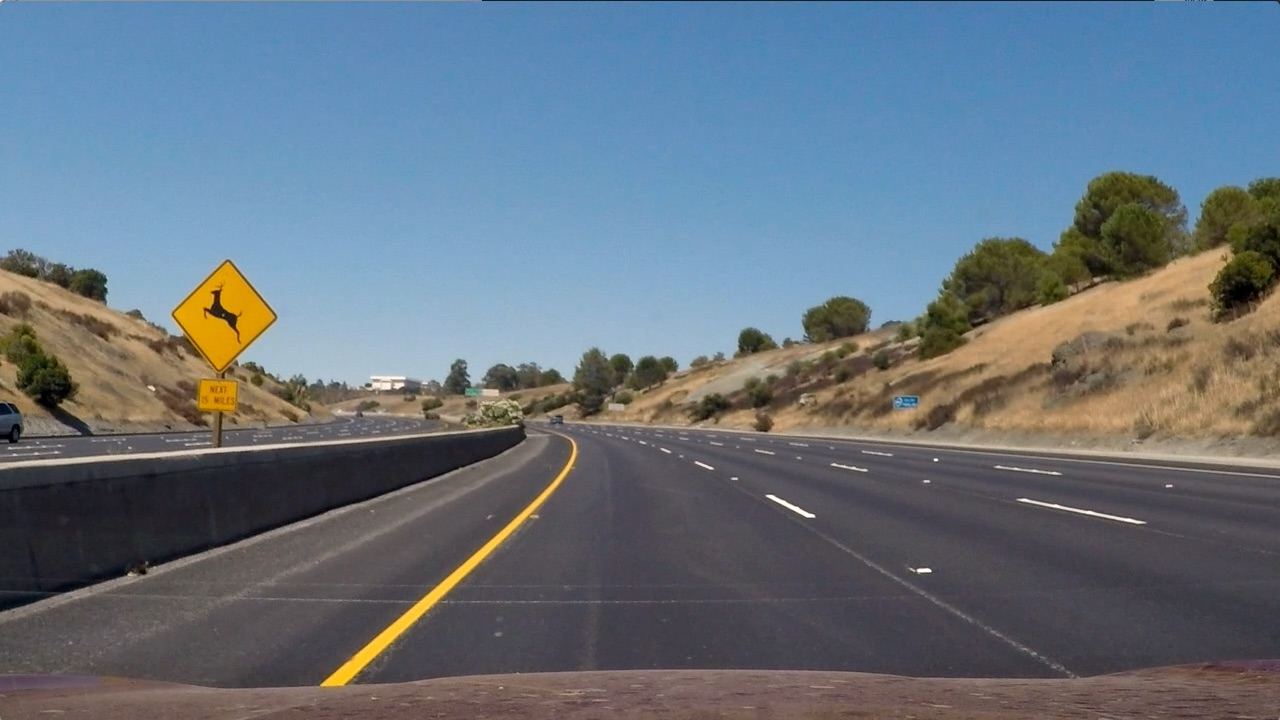
#> input picture adv-lane-lines/test_images/test2.jpg, 1280 x 720 px
$ python s4_finding_lines.py   (older library calls are emulated)
#> lines starting #> are read from the running program, lines starting #| are printed output that depends on the picture
### adv-lane-lines/s1_calibration.py
import cv2
import numpy as np
import matplotlib.pyplot as plt
import matplotlib.image as mpimg
import seaborn as sns
import glob

#=-=-=-=-=-=-=-=-=-=-=-=-=-=-=-=-=-=-=-=-=-=-=-=-=-=-=-=-=-=-=-=-=-=-=-=-=-=-=-=

def preprocessImage(img_name, hls=0):

#> called with img_name = 'test_images/test2.jpg', hls = 1
    if type(img_name) == str:
        # read calibration image
        img = mpimg.imread(img_name)
#> img is the input picture: shape (720, 1280, 3); mean R, G, B 102.8, 114.6, 125.5
    else:
        img = img_name

    # convert to grayscale or extract S channel
    if hls:
        return cv2.cvtColor(img, cv2.COLOR_RGB2HLS)[:,:,2]
    else:
        return cv2.cvtColor(img, cv2.COLOR_RGB2GRAY)

# [5 lines left out: function findCalibrationCorners, not called in this run]

def undistortImage(img_name, mtx, dist, hls=0):
    img = preprocessImage(img_name, hls)
    return cv2.undistort(img, mtx, dist)

# [73 lines that do not run on import are left out]

### adv-lane-lines/s2_perspective_transform.py
import cv2
import numpy as np
import matplotlib.pyplot as plt
import matplotlib.image as mpimg
import seaborn as sns
import glob
from s1_calibration import undistortImage

def warpImage(image_name, mtx, dist, M, hls=0):
    und_img = undistortImage(image_name, mtx, dist, hls)

    img_size = (und_img.shape[1], und_img.shape[0])
    return cv2.warpPerspective(und_img, M, img_size, flags=cv2.INTER_LINEAR)

# [91 lines that do not run on import are left out]

### adv-lane-lines/s3_thresholding.py
import cv2
import numpy as np
import matplotlib.pyplot as plt
import matplotlib.image as mpimg
import seaborn as sns
from s2_perspective_transform import warpImage

# load calibration variables
def loadCalibrationVariables():
    mtx  = np.loadtxt("data/mtx.dat")
    dist = np.loadtxt("data/dist.dat")
    M    = np.loadtxt("data/M.dat")
    offs = np.loadtxt("data/offset.dat")

    return mtx, dist, M, offs

def colorThresholding(img_name, thresholds=(60, 255)):
    mtx, dist, M, offset = loadCalibrationVariables()

    # preprocess image
    warped = warpImage(img_name, mtx, dist, M, hls=1)

    # thresholding
    img_bin = np.zeros_like(warped)
    img_bin[(warped >= thresholds[0]) & (warped <= thresholds[1])] = 1

    return img_bin

def gradThresholding(img_name, thresholds=(20, 100)):
    mtx, dist, M, offset = loadCalibrationVariables()

    # preprocess image
    warped = warpImage(img_name, mtx, dist, M)

    # compute x-wise gradient and take the absolute value
    sobel_x = cv2.Sobel(warped, cv2.CV_64F, 1, 0)
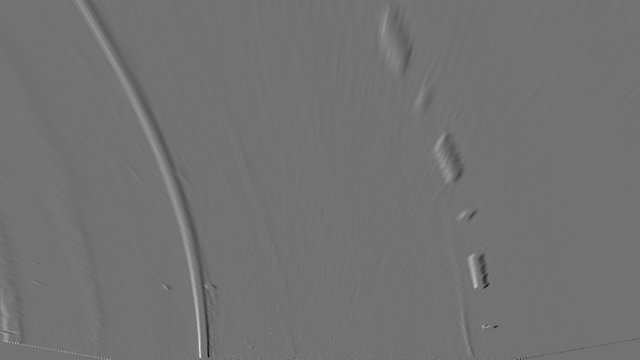
#> sobel_x: shape (720, 1280) float64 (shown at 1/2 size); min -300, max 368, mean -0.1; drawn with min black and max white
    sobel_x_abs = np.absolute(sobel_x)

    # scale the absolute values
    scaled = np.uint8(255*sobel_x_abs/np.max(sobel_x_abs))

    # apply thresholding
    sobel_bin = np.zeros_like(scaled)
    sobel_bin[(scaled >= thresholds[0]) & (scaled <= thresholds[1])] = 1

    return sobel_bin

def mixThresholding(img_name, color_ths=(60, 255), sobel_ths=(20,100)):
    color_bin = colorThresholding(img_name, color_ths)
    sobel_bin = gradThresholding(img_name, sobel_ths)

    mix_bin = np.zeros_like(color_bin)
    mix_bin[(color_bin == 1) | (sobel_bin == 1)] = 1

    return mix_bin

# [33 lines left out: function trickyHSV, not called in this run]

# [166 lines that do not run on import are left out]

### adv-lane-lines/s4_finding_lines.py
import cv2
import numpy as np
import matplotlib.pyplot as plt
import matplotlib.image as mpimg
import seaborn as sns
from s3_thresholding import mixThresholding

# [73 lines left out: function findInitialLanes, not called in this run]

if __name__ == "__main__":
    #=-=-=-=-=-=-=-=-=-=-=-=-=-=-=-=-=-=-=-=-=-=-=-=-=-=-=-=-=-=-=-=-=-=-=-=-=-=
    # HISTOGRAM
    #=-=-=-=-=-=-=-=-=-=-=-=-=-=-=-=-=-=-=-=-=-=-=-=-=-=-=-=-=-=-=-=-=-=-=-=-=-=
    img_name = "test_images/test2.jpg"
    th_img = mixThresholding(img_name)

    histogram = np.sum(th_img[np.int(th_img.shape[0]/2):,:], axis=0)

    # plot histogram
    sns.set_style("white")
    fig = plt.figure(1, figsize=(12,3))
    fig.clf()
    ax1 = fig.add_subplot(111)
    ax1.plot(histogram)
    ax1.set_xlabel("$x$")
    ax1.set_ylabel("Count")
    ax1.set_aspect('equal')
    plt.xlim(0,len(histogram))
    plt.ylim(0, np.max(histogram)+10)
    fig.set_tight_layout(1)
    plt.show()
    plt.savefig("output_images/fig7.png")

    #=-=-=-=-=-=-=-=-=-=-=-=-=-=-=-=-=-=-=-=-=-=-=-=-=-=-=-=-=-=-=-=-=-=-=-=-=-=
    # SLIDING WINDOWS
    #=-=-=-=-=-=-=-=-=-=-=-=-=-=-=-=-=-=-=-=-=-=-=-=-=-=-=-=-=-=-=-=-=-=-=-=-=-=

    # Create an output image to draw on and  visualize the result
    out_img = np.dstack((th_img, th_img, th_img))*255

    # split the histogram and find the right and left starting pixels
    midpoint = np.int(histogram.shape[0]/2)
    base_L = np.argmax(histogram[:midpoint])
    base_R = np.argmax(histogram[midpoint:])+midpoint

    # set current position
    current_L = base_L
    current_R = base_R

    # define windows number and shape
    windows = 10
    w_height = np.int(th_img.shape[0]/windows)
    w_half_width = 100

    # nonzero pixels coordinates
    nnzr = th_img.nonzero()
    nnzr_y = np.array(nnzr[0])
    nnzr_x = np.array(nnzr[1])

    # minimum number of pixels found to recenter window
    min_pix = 50

    # lane coordinates lists
    lane_idxs_L = []
    lane_idxs_R = []

    # loop over the windows
    for i in range(windows):

        # window coordinates
        P34_y = th_img.shape[0] - (i+1)*w_height
        P12_y = th_img.shape[0] - i*w_height

        P14_x_L = current_L - w_half_width
        P23_x_L = current_L + w_half_width

        P14_x_R = current_R - w_half_width
        P23_x_R = current_R + w_half_width

        # Draw the windows on the visualization image
        cv2.rectangle(out_img, (P14_x_L, P34_y), (P23_x_L, P12_y), (0,255,0), 2)
        cv2.rectangle(out_img, (P14_x_R, P34_y), (P23_x_R, P12_y), (0,255,0), 2)

        # find non-zero pixels in the two windows
        nnzr_L = ((nnzr_y >= P34_y)   & (nnzr_y < P12_y) &
                  (nnzr_x >= P14_x_L) & (nnzr_x < P23_x_L)).nonzero()[0]
        nnzr_R = ((nnzr_y >= P34_y)   & (nnzr_y < P12_y) &
                  (nnzr_x >= P14_x_R) & (nnzr_x < P23_x_R)).nonzero()[0]
        lane_idxs_L.append(nnzr_L)
        lane_idxs_R.append(nnzr_R)

        # find new position if enough pixels are found
        if len(nnzr_L) > min_pix:
            current_L = np.int(np.mean(nnzr_x[nnzr_L]))

        if len(nnzr_R) > min_pix:
            current_R = np.int(np.mean(nnzr_x[nnzr_R]))
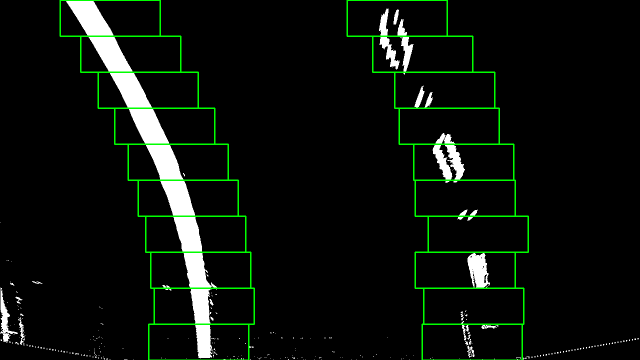
#> out_img: shape (720, 1280, 3) (shown at 1/2 size); mean of channels 0, 1, 2 11.6, 17.6, 11.6; drawn as R, G, B
    lane_idxs_L = np.concatenate(lane_idxs_L)
    lane_idxs_R = np.concatenate(lane_idxs_R)

    # extract lines position
    x_L = nnzr_x[lane_idxs_L]
    y_L = nnzr_y[lane_idxs_L]

    x_R = nnzr_x[lane_idxs_R]
    y_R = nnzr_y[lane_idxs_R]

    # fit polynomials
    p_L = np.polyfit(y_L, x_L, 2)
    p_R = np.polyfit(y_R, x_R, 2)

    ys = np.linspace(0, th_img.shape[0]-1, th_img.shape[0] )
    x_fit_L = p_L[0]*ys**2 + p_L[1]*ys + p_L[2]
    x_fit_R = p_R[0]*ys**2 + p_R[1]*ys + p_R[2]

    out_img[nnzr_y[lane_idxs_L], nnzr_x[lane_idxs_L]] = [255, 0, 0]
    out_img[nnzr_y[lane_idxs_R], nnzr_x[lane_idxs_R]] = [0, 0, 255]

    fig = plt.figure(2, figsize=(6,4))
    fig.clf()
    ax1 = fig.add_subplot(111)
    plt.imshow(out_img)
    plt.plot(x_fit_L, ys, color='yellow')
    plt.plot(x_fit_R, ys, color='yellow')
    ax1.set_ylabel("$y$")
    ax1.set_xlabel("$x$")
    ax1.set_xlim(0, out_img.shape[1])
    ax1.set_ylim(out_img.shape[0],0)
    fig.set_tight_layout(1)
    plt.show()
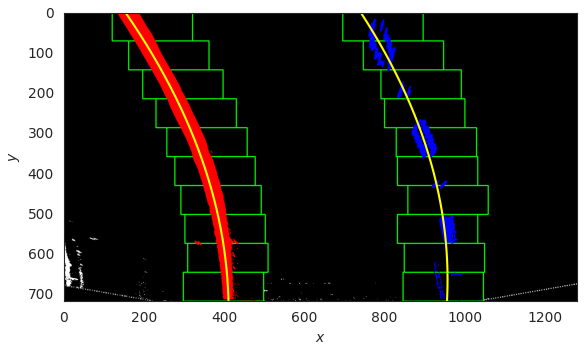
#> figure drawn by matplotlib, 1 panel
    plt.savefig("output_images/fig8.png")

    #=-=-=-=-=-=-=-=-=-=-=-=-=-=-=-=-=-=-=-=-=-=-=-=-=-=-=-=-=-=-=-=-=-=-=-=-=-=
    # CURVATURES AND OFFSET
    #=-=-=-=-=-=-=-=-=-=-=-=-=-=-=-=-=-=-=-=-=-=-=-=-=-=-=-=-=-=-=-=-=-=-=-=-=-=
    # conversion ratios pixel-meters
    y_m_p = 30./281 # meters per pixel y-wise
    x_m_p = 3.7/720 # x-wise

    # fit to meters
    p_L_m = np.polyfit(y_L * y_m_p, x_L * x_m_p, 2)
    p_R_m = np.polyfit(y_R* y_m_p, x_R* x_m_p, 2)

    # curvature radii
    ys_m = ys*y_m_p
    R_L = ( 1 + ( 2*p_L_m[0]*ys_m + p_L_m[1] )**1.5) / np.absolute(2*p_L_m[0])
    R_R = ( 1 + ( 2*p_R_m[0]*ys_m + p_R_m[1] )**1.5) / np.absolute(2*p_R_m[0])

    # center offset
    x_R_b = p_R_m[0]*ys_m[-1]**2 + p_R_m[1]*ys_m[-1] + p_R_m[2]
    x_L_b = p_L_m[0]*ys_m[-1]**2 + p_L_m[1]*ys_m[-1] + p_L_m[2]
    center_offset = ((x_R_b-x_L_b)*0.5 + x_L_b) - out_img.shape[1]*0.5*x_m_p

    print("left curvature radius: %5.2fm"%R_L[-1])
#| left curvature radius: 2393.96m
    print("right curvature radius: %5.2fm"%R_L[-1])
#| right curvature radius: 2393.96m
    print("center offset: %5.2fm"%center_offset)
#| center offset:  0.22m

    #=-=-=-=-=-=-=-=-=-=-=-=-=-=-=-=-=-=-=-=-=-=-=-=-=-=-=-=-=-=-=-=-=-=-=-=-=-=
    # PLOT LANE ON ORIGINAL IMAGE (from lecture notes)
    #=-=-=-=-=-=-=-=-=-=-=-=-=-=-=-=-=-=-=-=-=-=-=-=-=-=-=-=-=-=-=-=-=-=-=-=-=-=
    image = mpimg.imread(img_name)

    # Create an image to draw the lines on
    warp_zero = np.zeros_like(th_img).astype(np.uint8)
    color_warp = np.dstack((warp_zero, warp_zero, warp_zero))

    # recast the x and y points into usable format for cv2.fillPoly()
    pts_left = np.array([np.transpose(np.vstack([x_fit_L, ys]))])
    pts_right = np.array([np.flipud(np.transpose(np.vstack([x_fit_R, ys])))])
    pts = np.hstack((pts_left, pts_right))

    # draw the polygon
    cv2.fillPoly(color_warp, np.int_([pts]), (0,255,0))

    # Warp the blank back to original image space using inverse
    # perspective matrix (Minv)
    M = np.loadtxt("data/M.dat")
    Minv = np.linalg.inv(M)
    newwarp = cv2.warpPerspective(color_warp, Minv,
        (image.shape[1], image.shape[0]))

    # Combine the result with the original image
    result = cv2.addWeighted(image, 1, newwarp, 0.3, 0)
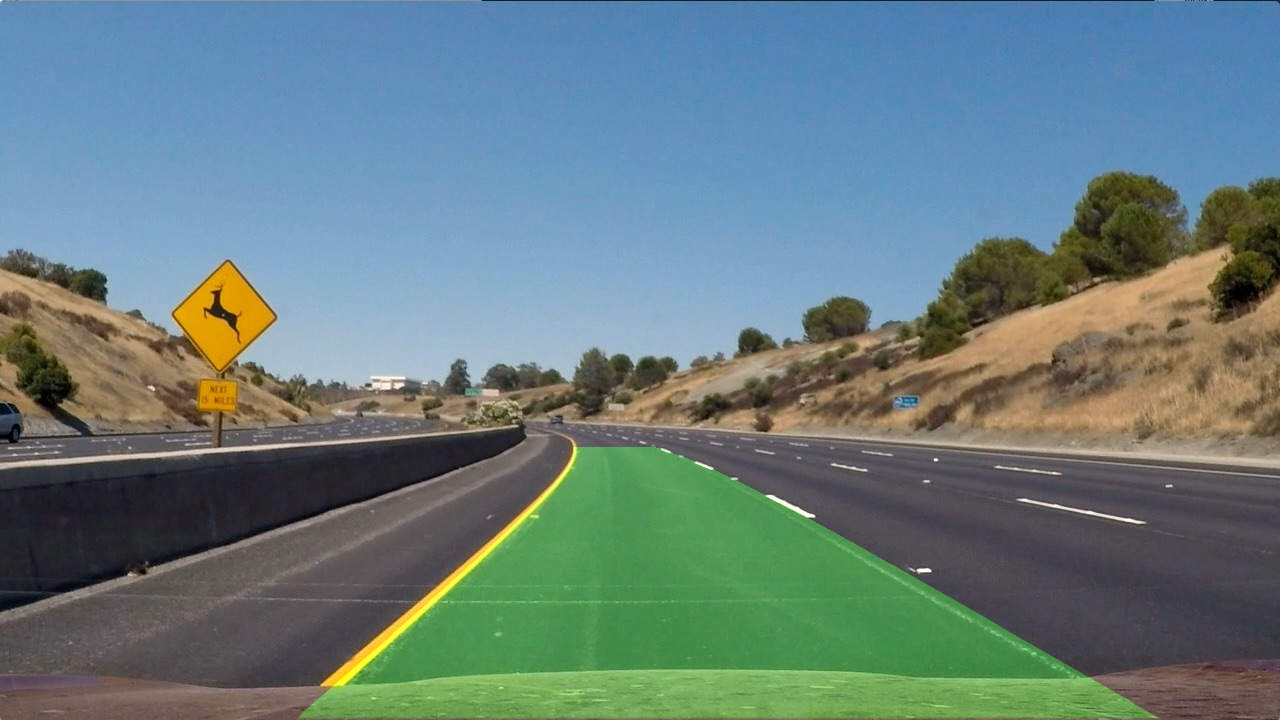
#> result: shape (720, 1280, 3); mean R, G, B 102.8, 125.2, 125.5

    fig = plt.figure(3, figsize=(6,4))
    fig.clf()
    ax1 = fig.add_subplot(111)
    plt.imshow(result)
    ax1.set_ylabel("$y$")
    ax1.set_xlabel("$x$")
    fig.set_tight_layout(1)
    plt.show()
    plt.savefig("output_images/fig9.png")

$ run again, with adv-lane-lines/test_images/test1.jpg copied over adv-lane-lines/test_images/test2.jpg
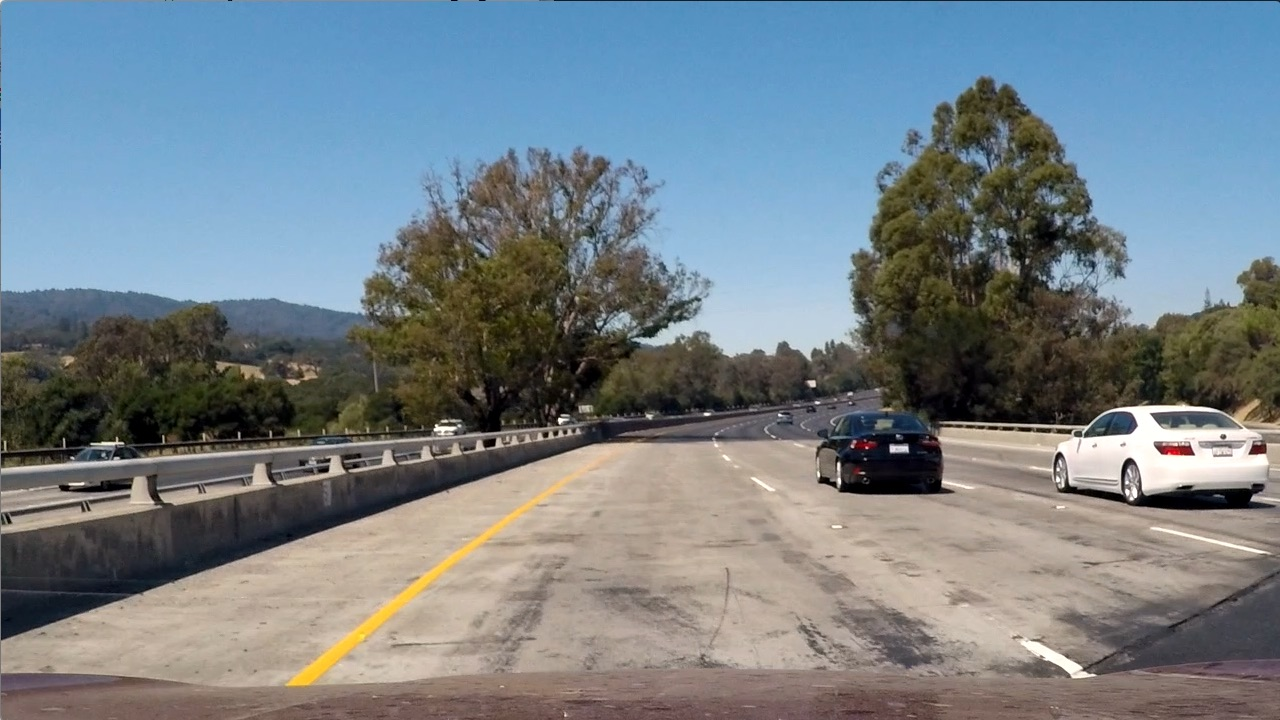
#> input picture adv-lane-lines/test_images/test1.jpg, 1280 x 720 px
#> in preprocessImage, img is the input picture: shape (720, 1280, 3); mean R, G, B 117.5, 128.7, 135.5
#> after the loop `for i in range(windows):`:
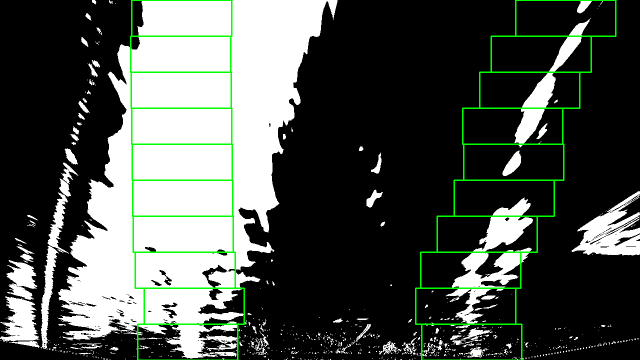
#> out_img: shape (720, 1280, 3) (shown at 1/2 size); mean of channels 0, 1, 2 76.1, 82, 76.1; drawn as R, G, B
#| left curvature radius: 8000.62m
#| right curvature radius: 8000.62m
#| center offset:  0.07m
#> `result = cv2.addWeighted(image, 1, newwarp, 0.3, 0)`:
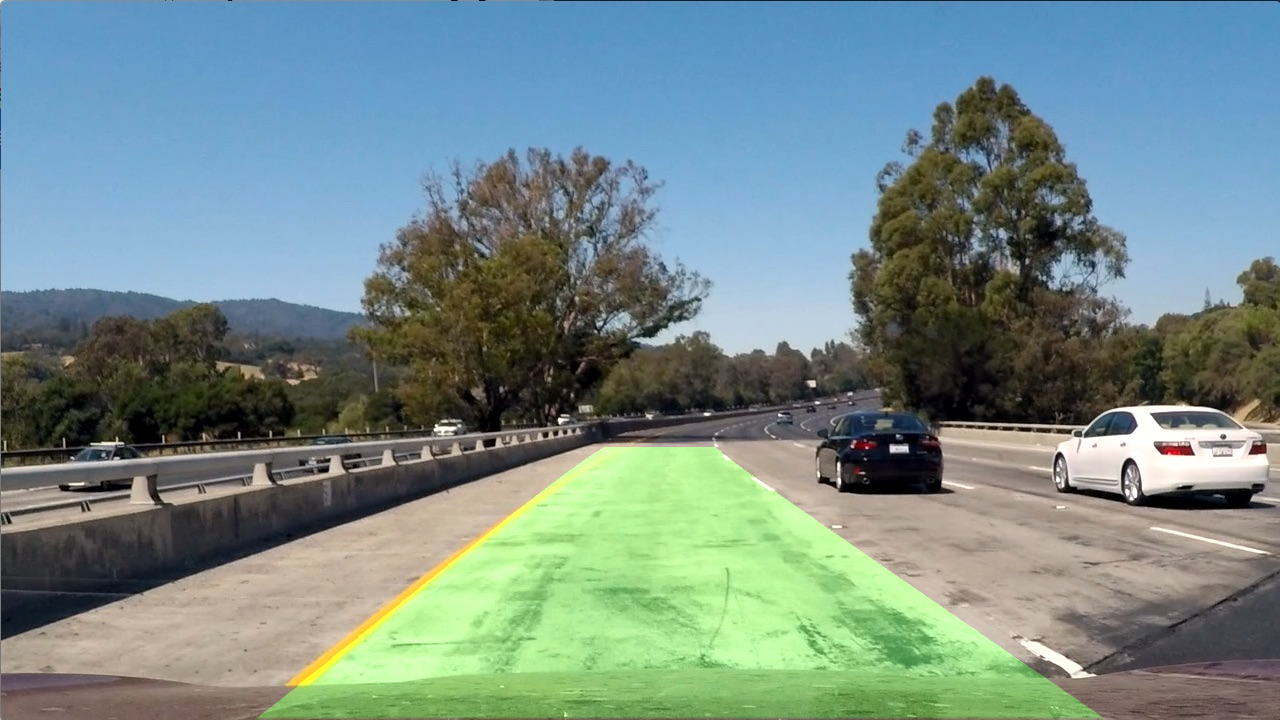
#> result: shape (720, 1280, 3); mean R, G, B 117.5, 139.3, 135.5
